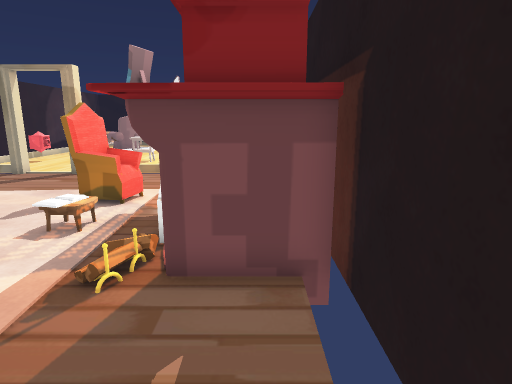
view 1 (above)

16 first-person views from a walk through a 3-D level made in the Unity game engine. The camera is 1.3 m above the floor, tilts 12° down and sees 75° across. Doors are open. The floor is counted in squares, 0.5 m on a side. Each view is taken from the middle of a square. On the plan, view 1 faces up. The plan holds only what a view shows up to about 20 squares ahead; the rest is blank. The place goes on beyond the plan. Some animated figures are left out. Some surface patterns are stand-ins.

view 2
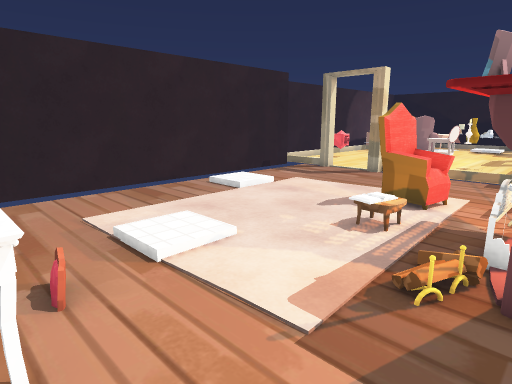

view 3
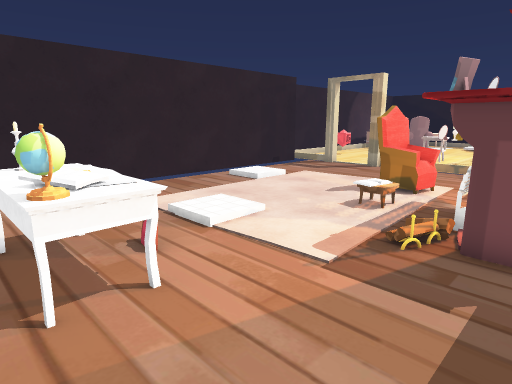

view 4
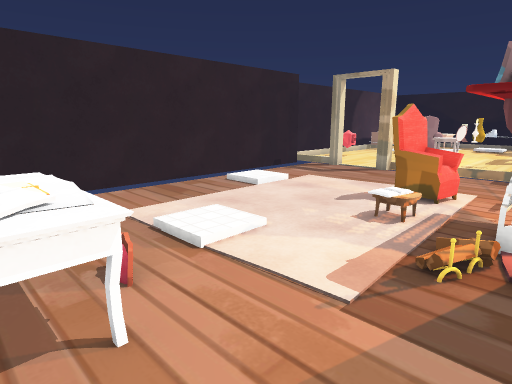

view 5
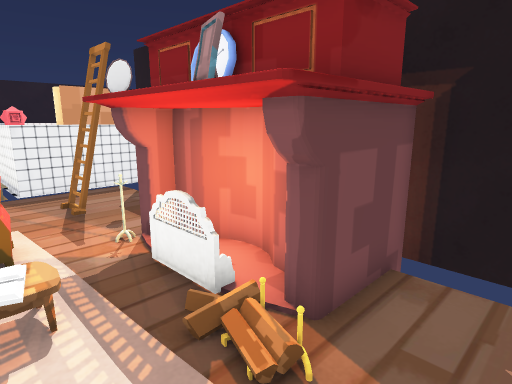

view 6
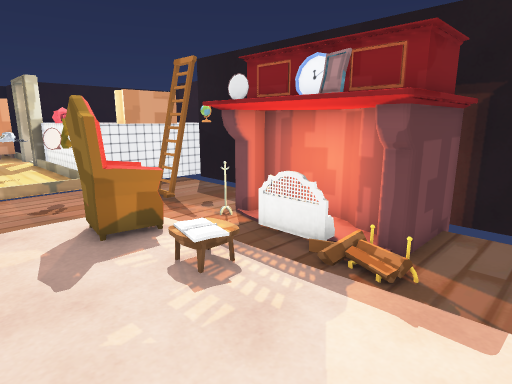

view 7
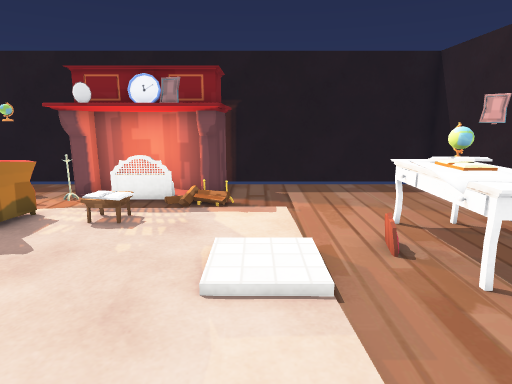

view 8
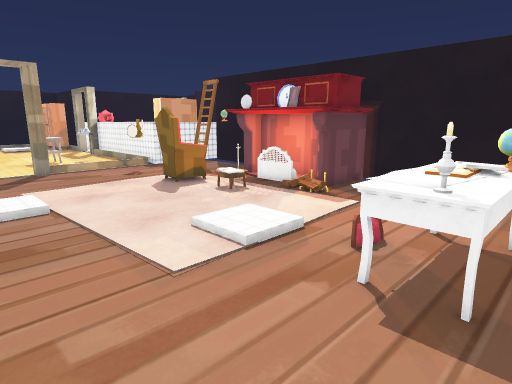

view 9
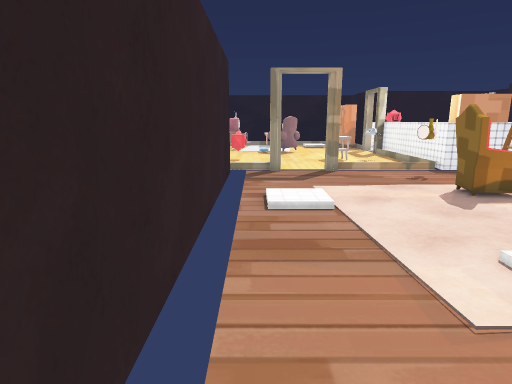

view 10
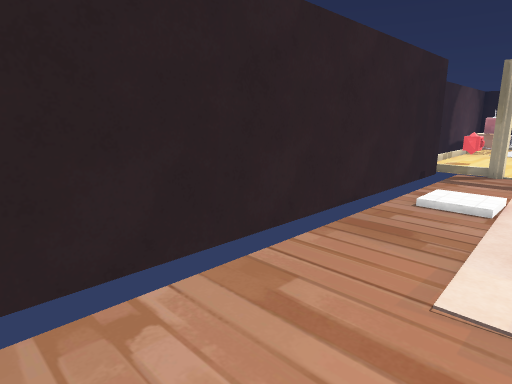

view 11
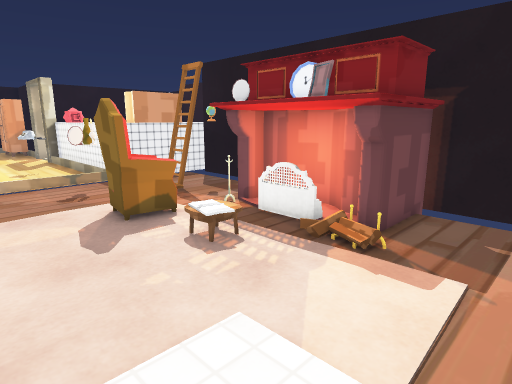

view 12
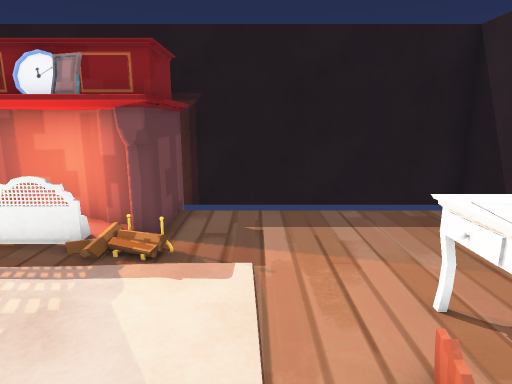

view 13
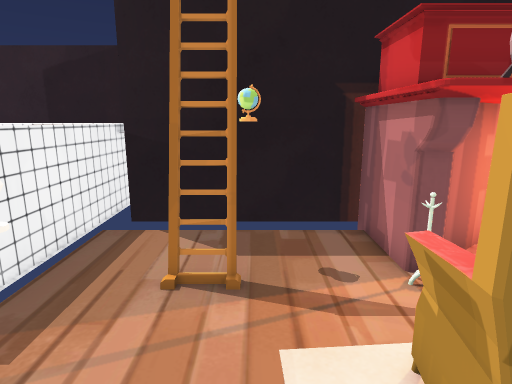

view 14
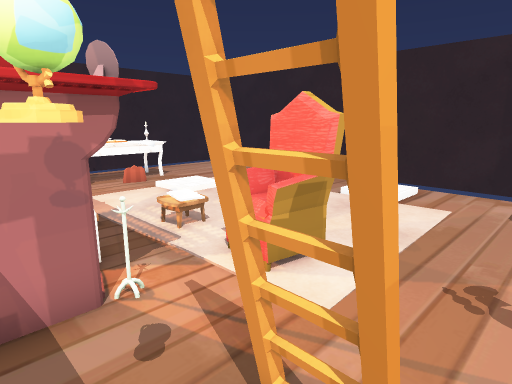

view 15
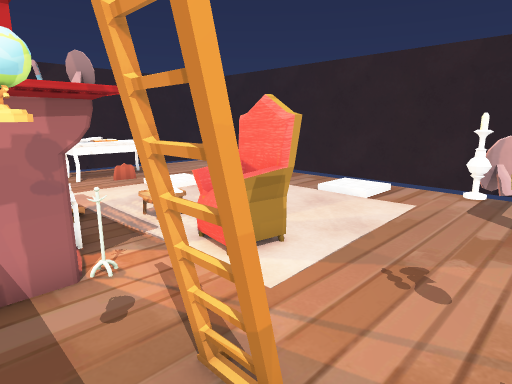

view 16
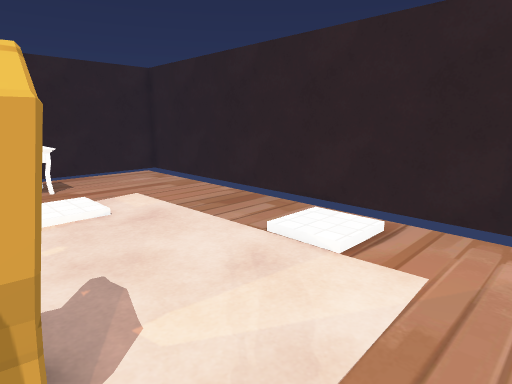

### Floor plan
Key: @ floor where view 1 was taken; # wall or solid block; . floor; D open door; = window, fence, low wall or low ledge; O other object.
Columns run from 14 left of view 1 to 3 right of it. Each row starts with its distance up from view 1.
 19            O
 18   ....     O
 17 ###DD#######OOOOOO
 16 #........OO.... #
 15 #........OO....#
 14 #...........=#.#
 13 #...........=###
 12 #.....   OO....#
 11 #...    OOO.OOO##
 10 #...    OOOOOOOO#
  9 #...       OOOO
  8 #...       OOOO
  7 #....      OOOO #
  6 #....      OOO O#
  5 #.... ...  .OOO##
  4 #.... ...  ....#
  3 #..............#
  2 #..............#
  1 #.....OOOO.....#
  0 #.....OOOOO...@#
 -1 #.....OOOOO....#
 -2 #........O.....#
 -3 ###            #

Where each view was taken, in squares from view 1:
view 1: 0 up, 0 right, facing up
view 2: 0 up, 1 left, facing up-left
view 3: 2 down, 0 right, facing up-left
view 4: 1 down, 1 left, facing up-left
view 5: 3 up, 5 left, facing up-right
view 6: 3 up, 8 left, facing up-right
view 7: 4 up, 13 left, facing right
view 8: 2 down, 13 left, facing up-right
view 9: 1 down, 13 left, facing up
view 10: 2 down, 9 left, facing up-left
view 11: 2 up, 9 left, facing up-right
view 12: 3 up, 9 left, facing right
view 13: 13 up, 7 left, facing right
view 14: 15 up, 0 right, facing down-left
view 15: 16 up, 0 right, facing down-left
view 16: 14 up, 5 left, facing down-left
